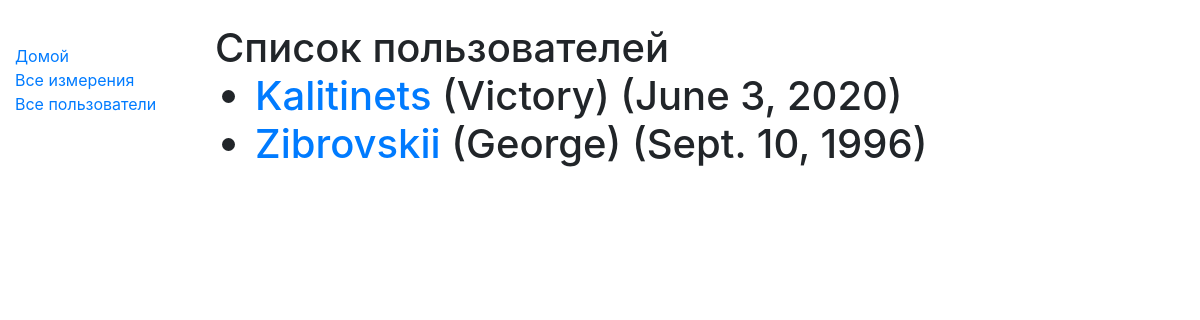
The page /catalog/users/ on the database its author committed.
### catalog/models.py (models this page shows, shortened)
class User(models.Model):
    first_name = models.CharField(max_length=100)
    last_name = models.CharField(max_length=100)
    user_login = models.CharField(max_length=100)
    date_of_birth = models.DateField(null=True, blank=True)
    class Meta:
        ordering = ['last_name', 'first_name']
    def get_absolute_url(self):
        return reverse('user-detail', args=[str(self.id)])

### catalog/views.py (the view)
# urls.py: path('users/', views.UserListView.as_view(), name='users'),
class UserListView(generic.ListView):
    model = User

### catalog/templates/catalog/user_list.html
{% extends "base_generic.html" %}
{% block content %}
<h1>
    Список пользователей</ h1>
    {% if user_list %}
    <ul>
        {% for user in user_list %}
        <li>
            <a href="{{user.get_absolute_url}}">{{user.last_name}}</a> ({{user.first_name}}) ({{user.date_of_birth}})
        </li>
        {% endfor %}
    </ul>
    {% else %}
    <p>Нет пользователей.</p>
    {% endif %}
    {% endblock %}

### rows shown on the page
User: last_name "Kalitinets", first_name "Victory", date_of_birth "June 3, 2020"
User: last_name "Zibrovskii", first_name "George", date_of_birth "Sept. 10, 1996"
